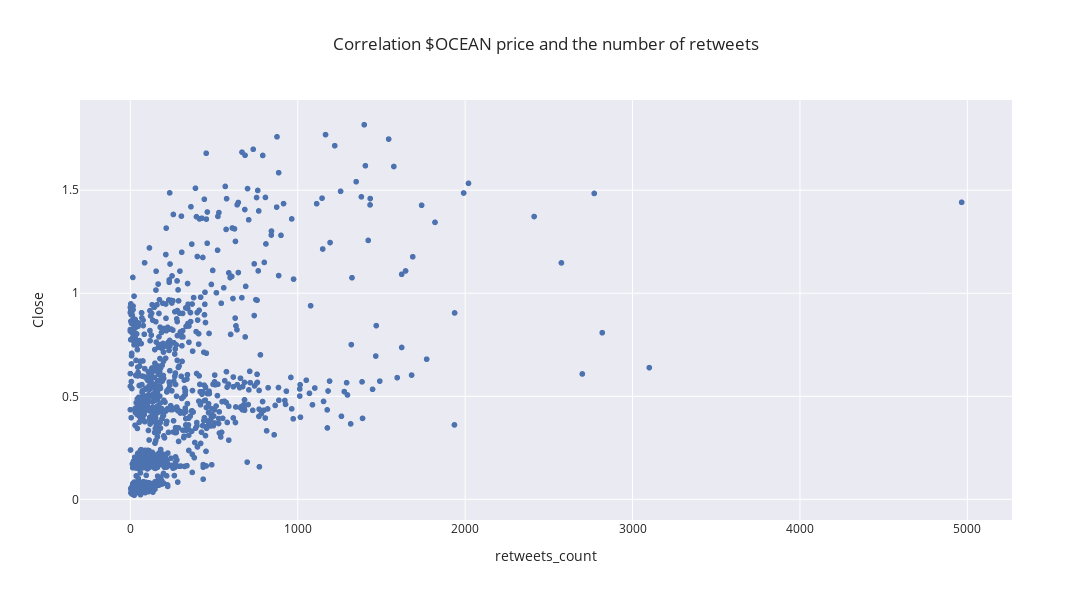

Notebook code cell kept with this figure:
### Code cell
fig = px.scatter(df_merge, x="retweets_count", y="Close", title="Correlation $OCEAN price and the number of retweets")
fig.update_layout(legend = dict(orientation = 'h', xanchor = "center", x = 0.5, y= -0.1))
fig.update_layout(width=1200, height=600)
fig.show()

### Figure 1 — Plotly figure (JSON) as saved in the notebook; plotly's stock layout.template omitted (floating-point values rounded to 4 significant figures; data arrays with more than 128 entries replaced by an {"elided": "..."} marker saying what was removed)
{"data": [{"hovertemplate": "retweets_count=%{x}<br>Close=%{y}<extra></extra>", "legendgroup": "", "marker": {"color": "rgb(76,114,176)", "symbol": "circle"}, "mode": "markers", "name": "", "showlegend": false, "type": "scattergl", "x": {"elided": "1027 int values"}, "xaxis": "x", "y": {"elided": "1027 float values"}, "yaxis": "y"}], "layout": {"height": 600, "legend": {"orientation": "h", "tracegroupgap": 0, "x": 0.5, "xanchor": "center", "y": -0.1}, "title": {"text": "Correlation $OCEAN price and the number of retweets"}, "width": 1200, "xaxis": {"anchor": "y", "domain": [0, 1], "title": {"text": "retweets_count"}}, "yaxis": {"anchor": "x", "domain": [0, 1], "title": {"text": "Close"}}}}
